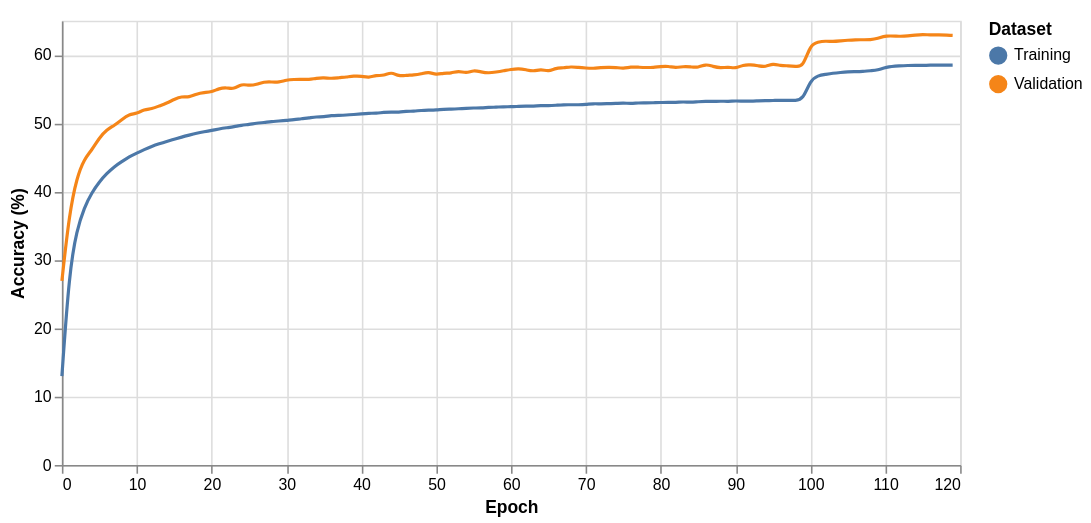

Write a Vega-Lite specification for this figure.
### Vega-Lite specification from a JSON file in a GitHub repository (floating-point values rounded to 4 significant figures; data arrays with more than 128 entries replaced by an {"elided": "..."} marker saying what was removed)
{"config": {"view": {"width": 400, "height": 300}, "mark": {"tooltip": null}}, "layer": [{"mark": {"type": "line", "interpolate": "basis"}, "encoding": {"color": {"type": "nominal", "field": "label", "title": "Dataset"}, "x": {"type": "quantitative", "field": "Step", "title": "Epoch"}, "y": {"type": "quantitative", "field": "Value", "title": "Accuracy (%)"}}}, {"mark": "point", "encoding": {"opacity": {"value": 0}, "x": {"type": "quantitative", "field": "Step"}}, "selection": {"selector002": {"type": "single", "nearest": true, "on": "mouseover", "fields": ["Step"], "empty": "none"}}}, {"mark": "point", "encoding": {"color": {"type": "nominal", "field": "label", "title": "Dataset"}, "opacity": {"value": 0, "condition": {"value": 1, "selection": "selector002"}}, "x": {"type": "quantitative", "field": "Step", "title": "Epoch"}, "y": {"type": "quantitative", "field": "Value", "title": "Accuracy (%)"}}}, {"mark": {"type": "rule", "color": "gray"}, "encoding": {"x": {"type": "quantitative", "field": "Step"}}, "transform": [{"filter": {"selection": "selector002"}}]}, {"mark": {"type": "text", "align": "left", "dx": 5, "dy": -10}, "encoding": {"color": {"type": "nominal", "field": "label", "title": "Dataset"}, "text": {"value": " ", "condition": {"type": "quantitative", "field": "Value", "selection": "selector002"}}, "x": {"type": "quantitative", "field": "Step", "title": "Epoch"}, "y": {"type": "quantitative", "field": "Value", "title": "Accuracy (%)"}}}], "data": {"name": "data-1553792caf2ae1aad48814c382802904"}, "height": 280, "width": 566, "$schema": "https://vega.github.io/schema/vega-lite/v3.3.0.json", "datasets": {"data-1553792caf2ae1aad48814c382802904": {"elided": "236 records"}}}
